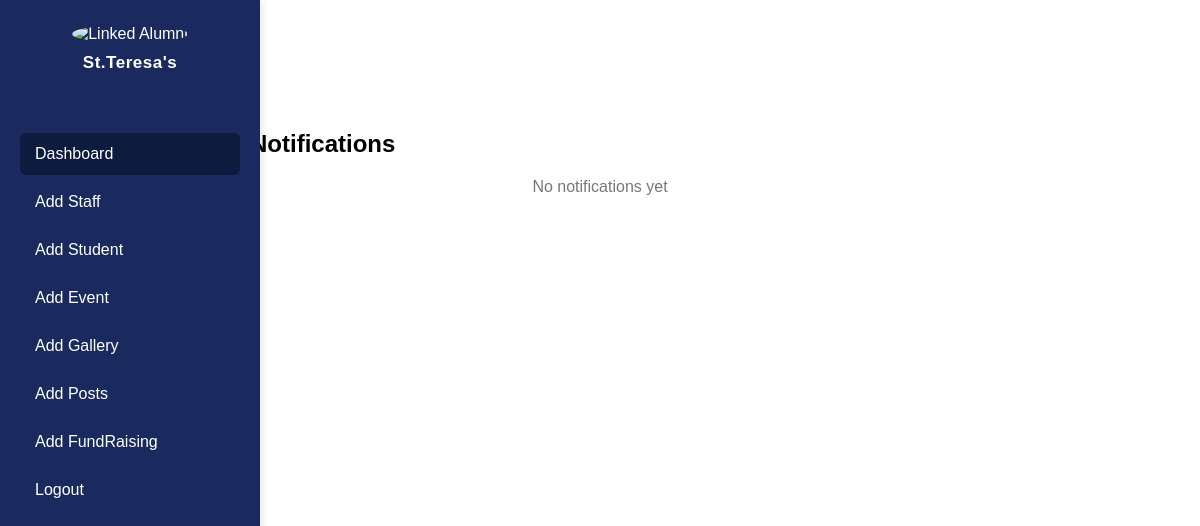
Before: /notifications/ (signed in) with the older database file.
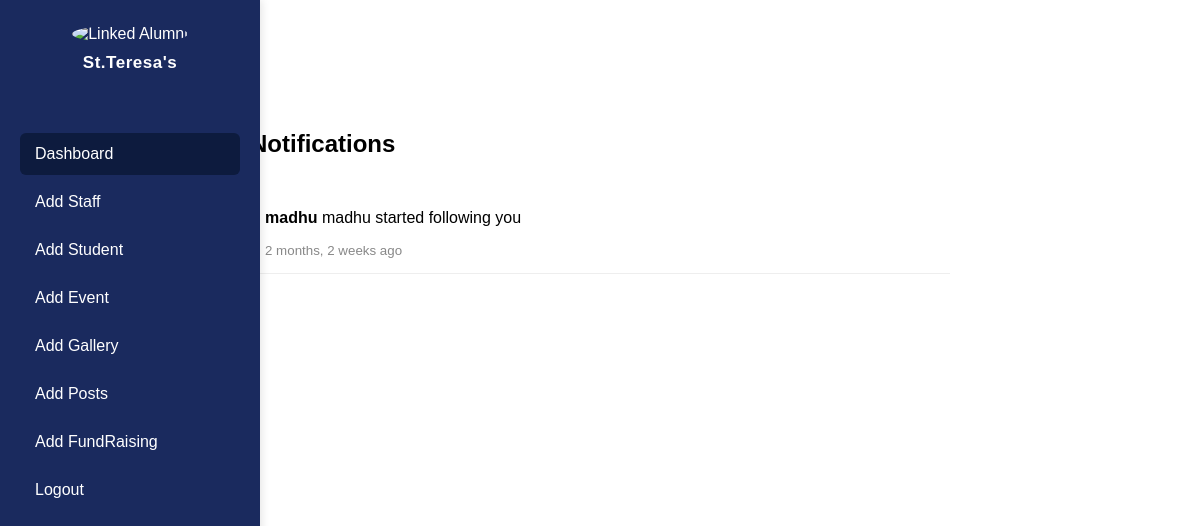
After: the same page with the newer database file.
### alumniapp/models.py (models this page shows, shortened)
class Notification(models.Model):
    NOTIFICATION_TYPES = (
        ('post', 'Post'),
        ('job', 'Job'),
        ('follow',"Follow")
    )
    recipient = models.ForeignKey(
        RegisterModel,
        on_delete=models.CASCADE,
        related_name='notifications'
    )
    sender = models.ForeignKey(
        RegisterModel,
        on_delete=models.CASCADE,
        related_name='sent_notifications'
    )
    notification_type = models.CharField(max_length=10, choices=NOTIFICATION_TYPES)
    post = models.ForeignKey(
        AlumniPost,
        on_delete=models.CASCADE,
        null=True,
        blank=True
    )
    job = models.ForeignKey(
        JobVacancy,
        on_delete=models.CASCADE,
        null=True,
        blank=True
    )
    message = models.CharField(max_length=255)
    is_read = models.BooleanField(default=False)
    created_at = models.DateTimeField(default=timezone.now)

class RegisterModel(models.Model):
    ROLE_CHOICES = (
        ('student', 'Student'),
        ('alumni', 'Alumni'),
        ('staff',"Staff")
    )
    username = models.CharField(max_length=50)
    college_id = models.CharField(max_length=50)
    email = models.EmailField(unique=True)
    password = models.CharField(max_length=256)
    role = models.CharField(max_length=10, choices=ROLE_CHOICES)
    reset_token = models.CharField(max_length=200, blank=True, null=True)

### alumniapp/views.py (the view)
# urls.py: path('notifications/', notifications, name='notifications'),
def notifications(request):
    user_id = request.session.get("user_id")
    role = request.session.get("role")
    if not user_id:
        messages.error(request, "Please login again.")
        return redirect("alumni_login")
    notifications = Notification.objects.filter(
        recipient_id=user_id
    ).order_by("-created_at")
    notifications.filter(is_read=False).update(is_read=True)
    return render(request, "notifications.html", {
        "notifications": notifications,
        "role": role,
    })

### alumniapp/context_processors.py (called while the page is built)
def notification_count(request):
    user_id = request.session.get("user_id")
    if not user_id:
        return {}
    count = Notification.objects.filter(
        recipient_id=user_id,
        is_read=False
    ).count()
    return {'notification_count': count}

def unread_message_count(request):
    user_id = request.session.get("user_id")
    if not user_id:
        return {}
    count = Message.objects.filter(
        receiver_id=user_id,
        is_read=False
    ).count()
    return {
        "unread_message_count": count
    }

### alumniapp/templates/notifications.html (shortened to what this page needs)
<!DOCTYPE html>
<html>
<head>
</head>
<body>
{% if role %}
    {% include 'partials/navbar.html' %}
{% else %}
    {% include 'partials/adminsidebar.html' %}
{% endif %}
<div class="container">
    <h2>Notifications</h2>
    {% for n in notifications %}
    <div class="notification {% if not n.is_read %}unread{% endif %}">
        <p>
            <strong>{{ n.sender.username }}</strong> {{ n.message }}
        </p>
        <small>{{ n.created_at|timesince }} ago</small>
    </div>
{% empty %}
    <p class="empty">No notifications yet</p>
{% endfor %}
</body>
</html>

Changed rows visible on the page:
added Notification: sender.username "madhu", message "madhu started following you", created_at "2 months, 2 weeks"
Other visible differences:
text no longer shown: "No notifications yet"
